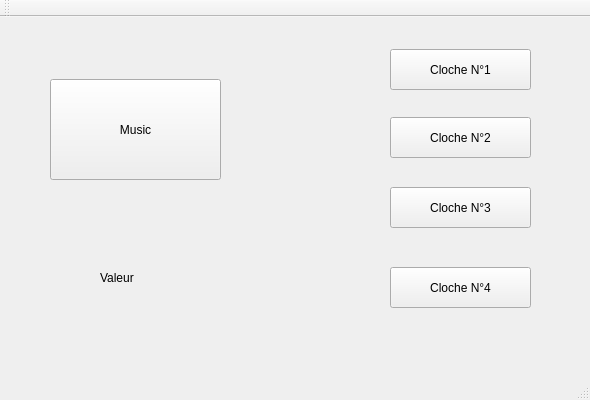
<?xml version="1.0" encoding="UTF-8"?>
<ui version="4.0">
 <class>ClochesADLinkClass</class>
 <widget class="QMainWindow" name="ClochesADLinkClass">
  <property name="geometry">
   <rect>
    <x>0</x>
    <y>0</y>
    <width>590</width>
    <height>400</height>
   </rect>
  </property>
  <property name="windowTitle">
   <string>ClochesADLink</string>
  </property>
  <widget class="QWidget" name="centralWidget">
   <widget class="QPushButton" name="Music">
    <property name="geometry">
     <rect>
      <x>50</x>
      <y>62</y>
      <width>171</width>
      <height>101</height>
     </rect>
    </property>
    <property name="text">
     <string>Music</string>
    </property>
   </widget>
   <widget class="QPushButton" name="Cloche1">
    <property name="geometry">
     <rect>
      <x>390</x>
      <y>32</y>
      <width>141</width>
      <height>41</height>
     </rect>
    </property>
    <property name="text">
     <string>Cloche N°1</string>
    </property>
   </widget>
   <widget class="QPushButton" name="Cloche2">
    <property name="geometry">
     <rect>
      <x>390</x>
      <y>100</y>
      <width>141</width>
      <height>41</height>
     </rect>
    </property>
    <property name="text">
     <string>Cloche N°2</string>
    </property>
   </widget>
   <widget class="QPushButton" name="Cloche3">
    <property name="geometry">
     <rect>
      <x>390</x>
      <y>170</y>
      <width>141</width>
      <height>41</height>
     </rect>
    </property>
    <property name="text">
     <string>Cloche N°3</string>
    </property>
   </widget>
   <widget class="QPushButton" name="Cloche4">
    <property name="geometry">
     <rect>
      <x>390</x>
      <y>250</y>
      <width>141</width>
      <height>41</height>
     </rect>
    </property>
    <property name="text">
     <string>Cloche N°4</string>
    </property>
   </widget>
   <widget class="QLabel" name="label">
    <property name="geometry">
     <rect>
      <x>100</x>
      <y>230</y>
      <width>201</width>
      <height>61</height>
     </rect>
    </property>
    <property name="text">
     <string>Valeur</string>
    </property>
   </widget>
  </widget>
  <widget class="QMenuBar" name="menuBar">
   <property name="geometry">
    <rect>
     <x>0</x>
     <y>0</y>
     <width>590</width>
     <height>21</height>
    </rect>
   </property>
  </widget>
  <widget class="QToolBar" name="mainToolBar">
   <attribute name="toolBarArea">
    <enum>TopToolBarArea</enum>
   </attribute>
   <attribute name="toolBarBreak">
    <bool>false</bool>
   </attribute>
  </widget>
  <widget class="QStatusBar" name="statusBar"/>
 </widget>
 <layoutdefault spacing="6" margin="11"/>
 <resources>
  <include location="ClochesADLink.qrc"/>
 </resources>
 <connections>
  <connection>
   <sender>Cloche1</sender>
   <signal>clicked()</signal>
   <receiver>ClochesADLinkClass</receiver>
   <slot>LauncherBellNum1()</slot>
   <hints>
    <hint type="sourcelabel">
     <x>460</x>
     <y>85</y>
    </hint>
    <hint type="destinationlabel">
     <x>294</x>
     <y>199</y>
    </hint>
   </hints>
  </connection>
  <connection>
   <sender>Cloche2</sender>
   <signal>clicked()</signal>
   <receiver>ClochesADLinkClass</receiver>
   <slot>LauncherBellNum2()</slot>
   <hints>
    <hint type="sourcelabel">
     <x>460</x>
     <y>153</y>
    </hint>
    <hint type="destinationlabel">
     <x>294</x>
     <y>199</y>
    </hint>
   </hints>
  </connection>
  <connection>
   <sender>Cloche3</sender>
   <signal>clicked()</signal>
   <receiver>ClochesADLinkClass</receiver>
   <slot>LauncherBellNum3()</slot>
   <hints>
    <hint type="sourcelabel">
     <x>460</x>
     <y>223</y>
    </hint>
    <hint type="destinationlabel">
     <x>294</x>
     <y>199</y>
    </hint>
   </hints>
  </connection>
  <connection>
   <sender>Cloche4</sender>
   <signal>clicked()</signal>
   <receiver>ClochesADLinkClass</receiver>
   <slot>LauncherBellNum4()</slot>
   <hints>
    <hint type="sourcelabel">
     <x>460</x>
     <y>303</y>
    </hint>
    <hint type="destinationlabel">
     <x>294</x>
     <y>199</y>
    </hint>
   </hints>
  </connection>
  <connection>
   <sender>Cloche1</sender>
   <signal>clicked()</signal>
   <receiver>ClochesADLinkClass</receiver>
   <slot>Label1()</slot>
   <hints>
    <hint type="sourcelabel">
     <x>460</x>
     <y>85</y>
    </hint>
    <hint type="destinationlabel">
     <x>294</x>
     <y>199</y>
    </hint>
   </hints>
  </connection>
  <connection>
   <sender>Music</sender>
   <signal>clicked()</signal>
   <receiver>ClochesADLinkClass</receiver>
   <slot>LauncherBellAll()</slot>
   <hints>
    <hint type="sourcelabel">
     <x>135</x>
     <y>145</y>
    </hint>
    <hint type="destinationlabel">
     <x>294</x>
     <y>199</y>
    </hint>
   </hints>
  </connection>
 </connections>
 <slots>
  <slot>LauncherBellNum1()</slot>
  <slot>LauncherBellNum2()</slot>
  <slot>LauncherBellNum3()</slot>
  <slot>LauncherBellNum4()</slot>
  <slot>Label1()</slot>
  <slot>LauncherBellAll()</slot>
 </slots>
</ui>
